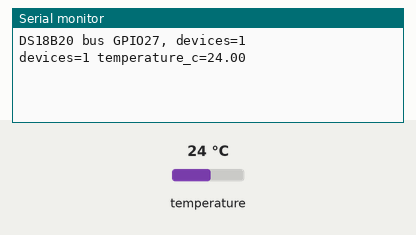
Recording of a sketch running on a simulated ESP32. On the bench: the last lines printed to the serial monitor. Inputs (shaded band) come from the test bench; at power-on: temperature 24 °C.

Above: at 2.2 s.
2.3 s: temperature set to 12 °C
At 5.1 s:
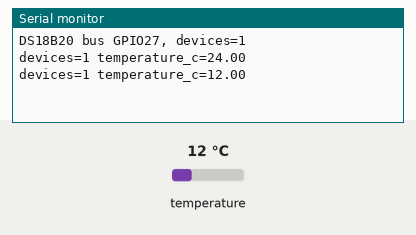
5.4 s: temperature set to 19 °C
At 7.1 s:
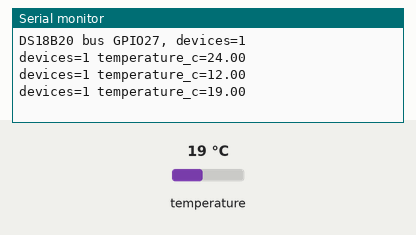
Timing chart, 0 to 8.6 s (numbered marks = the images above; inputs shaded):
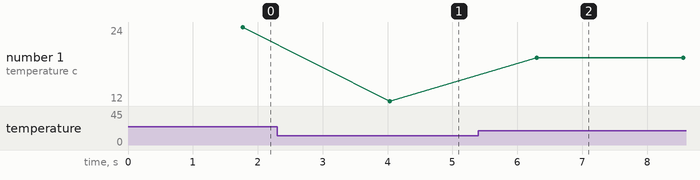

Measured:
- after the input at 2.3 s, the serial monitor: prints a new line after 1.7 s (image 1)
- after the input at 5.4 s, the serial monitor: prints a new line after 0.90 s (image 2)
- plotted number 1: 24 → 12 after the input at 2.3 s, 12 → 19 after the input at 5.4 s

The sketch:

ds18b20_test.ino
```cpp
#include <Arduino.h>
#include <OneWire.h>
#include <DallasTemperature.h>

#define DS18B20_PIN 27

OneWire oneWire(DS18B20_PIN);
DallasTemperature sensors(&oneWire);

void setup() {
  Serial.begin(115200);
  delay(1000);
  sensors.begin();
  Serial.print("DS18B20 bus GPIO27, devices=");
  Serial.println(sensors.getDeviceCount());
}

void loop() {
  sensors.requestTemperatures();
  int count = sensors.getDeviceCount();
  Serial.print("devices=");
  Serial.print(count);
  if (count > 0) {
    float temperature = sensors.getTempCByIndex(0);
    Serial.print(" temperature_c=");
    Serial.println(temperature, 2);
  } else {
    Serial.println(" temperature_c=NO_DEVICE");
  }
  delay(1500);
}
```
